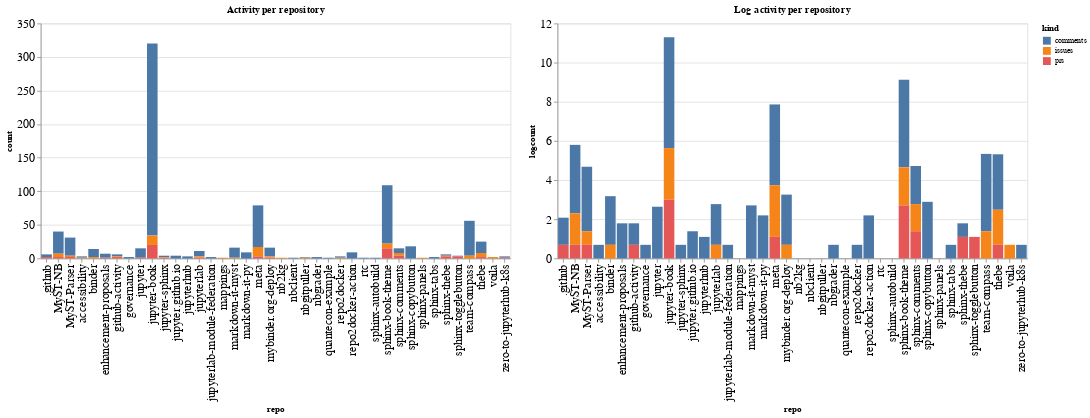

Notebook cell for this chart:
### Code cell
ch1 = alt.Chart(repo_summaries, width=600, title="Activity per repository").mark_bar().encode(
    x='repo',
    y='count',
    color='kind',
    tooltip="kind"
)

ch2 = alt.Chart(repo_summaries, width=600, title="Log activity per repository").mark_bar().encode(
    x='repo',
    y='logcount',
    color='kind',
    tooltip="kind"
)

ch1 | ch2

### Figure 1 — Vega-Lite specification as saved in the notebook (floating-point values rounded to 4 significant figures)
{"config": {"axisLeft": {"labelFontSize": 15}, "axisBottom": {"labelFontSize": 15}}, "hconcat": [{"mark": "bar", "encoding": {"color": {"type": "nominal", "field": "kind"}, "tooltip": {"type": "nominal", "field": "kind"}, "x": {"type": "nominal", "field": "repo"}, "y": {"type": "quantitative", "field": "count"}}, "title": "Activity per repository", "width": 600}, {"mark": "bar", "encoding": {"color": {"type": "nominal", "field": "kind"}, "tooltip": {"type": "nominal", "field": "kind"}, "x": {"type": "nominal", "field": "repo"}, "y": {"type": "quantitative", "field": "logcount"}}, "title": "Log activity per repository", "width": 600}], "data": {"name": "data-f550d5b63e4eea98da5e0b8942b00995"}, "$schema": "https://vega.github.io/schema/vega-lite/v4.8.1.json", "datasets": {"data-f550d5b63e4eea98da5e0b8942b00995": [{"repo": ".github", "kind": "comments", "count": 4, "logcount": 1.386}, {"repo": ".github", "kind": "prs", "count": 2, "logcount": 0.6931}, {"repo": "MyST-NB", "kind": "comments", "count": 33, "logcount": 3.497}, {"repo": "MyST-NB", "kind": "issues", "count": 5, "logcount": 1.609}, {"repo": "MyST-NB", "kind": "prs", "count": 2, "logcount": 0.6931}, {"repo": "MyST-Parser", "kind": "comments", "count": 27, "logcount": 3.296}, {"repo": "MyST-Parser", "kind": "issues", "count": 2, "logcount": 0.6931}, {"repo": "MyST-Parser", "kind": "prs", "count": 2, "logcount": 0.6931}, {"repo": "accessibility", "kind": "comments", "count": 2, "logcount": 0.6931}, {"repo": "accessibility", "kind": "issues", "count": 1, "logcount": 0.0}, {"repo": "binder", "kind": "comments", "count": 12, "logcount": 2.485}, {"repo": "binder", "kind": "issues", "count": 2, "logcount": 0.6931}, {"repo": "enhancement-proposals", "kind": "comments", "count": 6, "logcount": 1.792}, {"repo": "enhancement-proposals", "kind": "prs", "count": 1, "logcount": 0.0}, {"repo": "github-activity", "kind": "comments", "count": 3, "logcount": 1.099}, {"repo": "github-activity", "kind": "issues", "count": 1, "logcount": 0.0}, {"repo": "github-activity", "kind": "prs", "count": 2, "logcount": 0.6931}, {"repo": "governance", "kind": "comments", "count": 2, "logcount": 0.6931}, {"repo": "jupyter", "kind": "comments", "count": 14, "logcount": 2.639}, {"repo": "jupyter", "kind": "prs", "count": 1, "logcount": 0.0}, {"repo": "jupyter-book", "kind": "comments", "count": 286, "logcount": 5.656}, {"repo": "jupyter-book", "kind": "issues", "count": 14, "logcount": 2.639}, {"repo": "jupyter-book", "kind": "prs", "count": 20, "logcount": 2.996}, {"repo": "jupyter-sphinx", "kind": "comments", "count": 2, "logcount": 0.6931}, {"repo": "jupyter-sphinx", "kind": "issues", "count": 1, "logcount": 0.0}, {"repo": "jupyter-sphinx", "kind": "prs", "count": 1, "logcount": 0.0}, {"repo": "jupyter.github.io", "kind": "comments", "count": 4, "logcount": 1.386}, {"repo": "jupyterhub", "kind": "comments", "count": 3, "logcount": 1.099}, {"repo": "jupyterlab", "kind": "comments", "count": 8, "logcount": 2.079}, {"repo": "jupyterlab", "kind": "issues", "count": 2, "logcount": 0.6931}, {"repo": "jupyterlab", "kind": "prs", "count": 1, "logcount": 0.0}, {"repo": "jupyterlab-module-federation", "kind": "comments", "count": 2, "logcount": 0.6931}, {"repo": "mappings", "kind": "issues", "count": 1, "logcount": 0.0}, {"repo": "markdown-it-myst", "kind": "comments", "count": 15, "logcount": 2.708}, {"repo": "markdown-it-myst", "kind": "issues", "count": 1, "logcount": 0.0}, {"repo": "markdown-it-py", "kind": "comments", "count": 9, "logcount": 2.197}, {"repo": "meta", "kind": "comments", "count": 62, "logcount": 4.127}, {"repo": "meta", "kind": "issues", "count": 14, "logcount": 2.639}, {"repo": "meta", "kind": "prs", "count": 3, "logcount": 1.099}, {"repo": "mybinder.org-deploy", "kind": "comments", "count": 13, "logcount": 2.565}, {"repo": "mybinder.org-deploy", "kind": "issues", "count": 2, "logcount": 0.6931}, {"repo": "mybinder.org-deploy", "kind": "prs", "count": 1, "logcount": 0.0}, {"repo": "nb2kg", "kind": "issues", "count": 1, "logcount": 0.0}, {"repo": "nbclient", "kind": "comments", "count": 1, "logcount": 0.0}, {"repo": "nbgitpuller", "kind": "comments", "count": 1, "logcount": 0.0}, {"repo": "nbgitpuller", "kind": "issues", "count": 1, "logcount": 0.0}, {"repo": "nbgrader", "kind": "comments", "count": 2, "logcount": 0.6931}, {"repo": "quantecon-example", "kind": "comments", "count": 1, "logcount": 0.0}, {"repo": "repo2docker", "kind": "comments", "count": 2, "logcount": 0.6931}, {"repo": "repo2docker", "kind": "issues", "count": 1, "logcount": 0.0}, {"repo": "repo2docker-action", "kind": "comments", "count": 9, "logcount": 2.197}, {"repo": "rtc", "kind": "comments", "count": 1, "logcount": 0.0}, {"repo": "sphinx-autobuild", "kind": "comments", "count": 1, "logcount": 0.0}, {"repo": "sphinx-book-theme", "kind": "comments", "count": 87, "logcount": 4.466}, {"repo": "sphinx-book-theme", "kind": "issues", "count": 7, "logcount": 1.946}, {"repo": "sphinx-book-theme", "kind": "prs", "count": 15, "logcount": 2.708}, {"repo": "sphinx-comments", "kind": "comments", "count": 7, "logcount": 1.946}, {"repo": "sphinx-comments", "kind": "issues", "count": 4, "logcount": 1.386}, {"repo": "sphinx-comments", "kind": "prs", "count": 4, "logcount": 1.386}, {"repo": "sphinx-copybutton", "kind": "comments", "count": 18, "logcount": 2.89}, {"repo": "sphinx-panels", "kind": "issues", "count": 1, "logcount": 0.0}, {"repo": "sphinx-tabs", "kind": "comments", "count": 2, "logcount": 0.6931}, {"repo": "sphinx-thebe", "kind": "comments", "count": 2, "logcount": 0.6931}, {"repo": "sphinx-thebe", "kind": "issues", "count": 1, "logcount": 0.0}, {"repo": "sphinx-thebe", "kind": "prs", "count": 3, "logcount": 1.099}, {"repo": "sphinx-togglebutton", "kind": "comments", "count": 1, "logcount": 0.0}, {"repo": "sphinx-togglebutton", "kind": "prs", "count": 3, "logcount": 1.099}, {"repo": "team-compass", "kind": "comments", "count": 52, "logcount": 3.951}, {"repo": "team-compass", "kind": "issues", "count": 4, "logcount": 1.386}, {"repo": "thebe", "kind": "comments", "count": 17, "logcount": 2.833}, {"repo": "thebe", "kind": "issues", "count": 6, "logcount": 1.792}, {"repo": "thebe", "kind": "prs", "count": 2, "logcount": 0.6931}, {"repo": "voila", "kind": "issues", "count": 2, "logcount": 0.6931}, {"repo": "zero-to-jupyterhub-k8s", "kind": "comments", "count": 2, "logcount": 0.6931}, {"repo": "zero-to-jupyterhub-k8s", "kind": "prs", "count": 1, "logcount": 0.0}]}}
